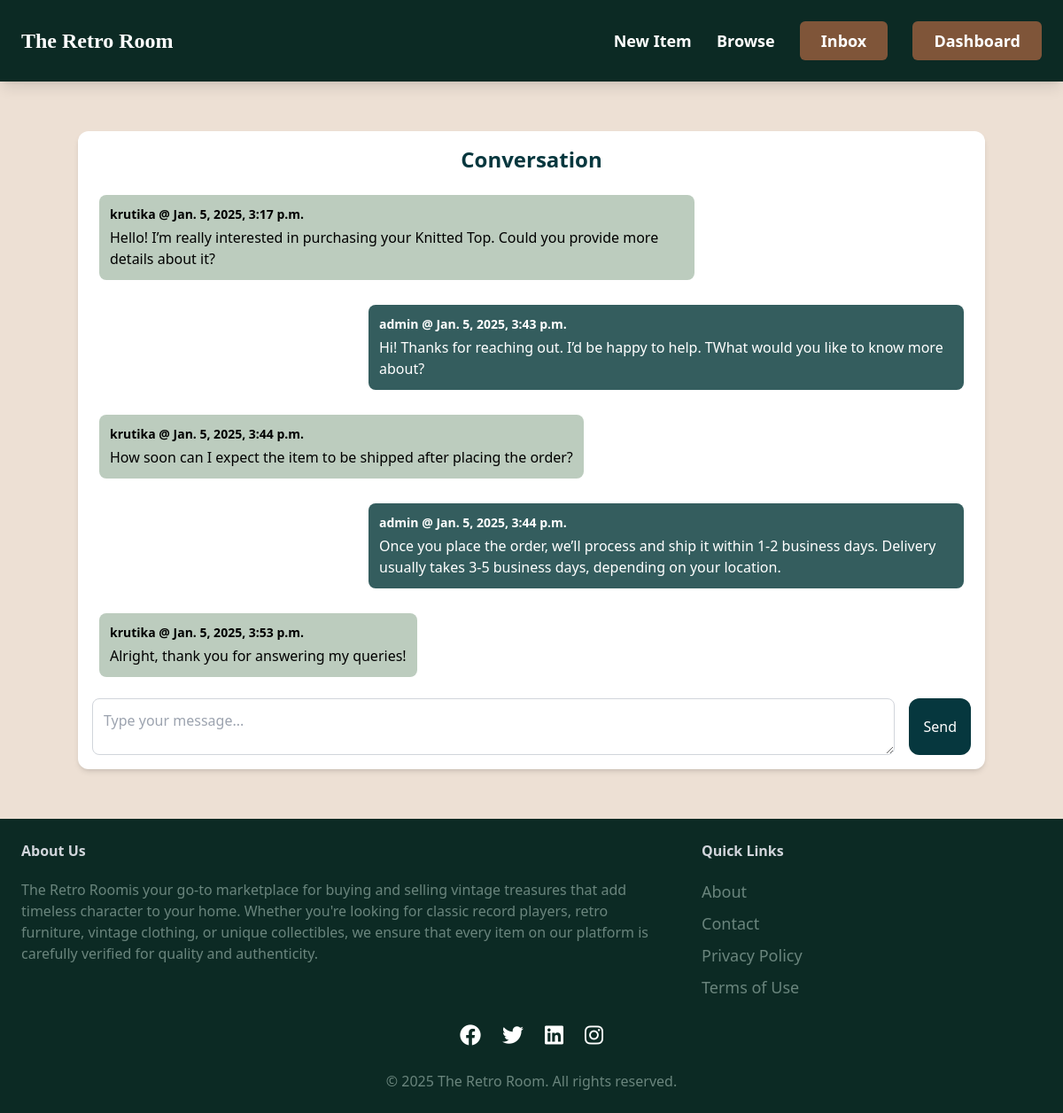
The page /inbox/2/ (signed in) on the database its author committed.
### conversation/models.py (models this page shows)
class ConversationMessage(models.Model):
    conversation = models.ForeignKey(Conversation, related_name='messages', on_delete=models.CASCADE)
    content = models.TextField()
    created_at = models.DateTimeField(auto_now_add=True)
    created_by = models.ForeignKey(User, related_name='created_messages', on_delete=models.CASCADE)

### conversation/views.py (the view)
# urls.py: path('<int:pk>/', views.detail, name='detail'),
@login_required
def detail(request, pk):
    conversation = Conversation.objects.filter(members__in=[request.user.id]).get(pk=pk)
    if request.method == "POST":
        form = ConversationMessageForm(request.POST)
        if form.is_valid():
            conversation_message = form.save(commit=False)
            conversation_message.conversation = conversation
            conversation_message.created_by = request.user
            conversation_message.save()
            conversation.save()
            return redirect('conversation:detail', pk=pk)
    else:
        form = ConversationMessageForm()
    return render(request, 'conversation/detail.html', {
        'conversation': conversation,
        'form': form
    })

### conversation/forms.py
class ConversationMessageForm(forms.ModelForm):
    class Meta:
        model = ConversationMessage
        fields = ('content',)
        widgets = {
            'content': forms.Textarea(attrs={
                'class' : 'w-full py-6 px-6 rounded-xl border'
            })
        }

### conversation/templates/conversation/detail.html (shortened to what this page needs)
{% extends 'core/base.html' %}
{% block content %}
<div class="flex justify-center px-6 py-8">
    <div class="w-full max-w-5xl bg-white rounded-xl shadow-md p-4">
        <h1 class="mb-4 text-2xl text-center text-[#06373E] font-sans-serif font-semibold">Conversation</h1>
        <div class="space-y-3 mb-4">
            {% for message in conversation.messages.all %}
                <div class="flex {% if message.created_by == request.user %}justify-end{% else %}justify-start{% endif %} p-2">
                    <div class="max-w-2xl {% if message.created_by == request.user %}bg-[#345D5E] text-white{% else %}bg-[#BCCCBE] text-black{% endif %} p-3 rounded-lg">
                        <p class="mb-1 text-sm font-semibold">
                            {{ message.created_by.username }} @ {{ message.created_at }}
                        </p>
                        <p class="text-md">{{ message.content }}</p>
                    </div>
                </div>
            {% endfor %}
        </div>
        <form method="post" action="." class="flex mt-4">
            <div class="w-full flex items-center">
                <textarea id="content" name="content" class="w-full h-16 p-3 border border-gray-300 rounded-lg focus:outline-none" placeholder="Type your message..."></textarea>
            </div>
            <button class="ml-4 px-4 py-2 bg-[#06373E] text-white rounded-xl hover:bg-[#345D5E] transition">
                Send
            </button>
        </form>
    </div>
</div>
{% endblock %}

### rows shown on the page
ConversationMessage: created_by.username "krutika", created_at "Jan. 5, 2025, 3:17 p.m.", content "Hello! I’m really interested in purchasing your Knitted Top. Could you provide more details about it?"
ConversationMessage: created_by.username "admin", created_at "Jan. 5, 2025, 3:43 p.m.", content "Hi! Thanks for reaching out. I’d be happy to help. TWhat would you like to know more about?"
ConversationMessage: created_by.username "krutika", created_at "Jan. 5, 2025, 3:44 p.m.", content "How soon can I expect the item to be shipped after placing the order?"
ConversationMessage: created_by.username "admin", created_at "Jan. 5, 2025, 3:44 p.m.", content "Once you place the order, we’ll process and ship it within 1-2 business days. Delivery usually takes 3-5 business days, depending on your location."
ConversationMessage: created_by.username "krutika", created_at "Jan. 5, 2025, 3:53 p.m.", content "Alright, thank you for answering my queries!"
